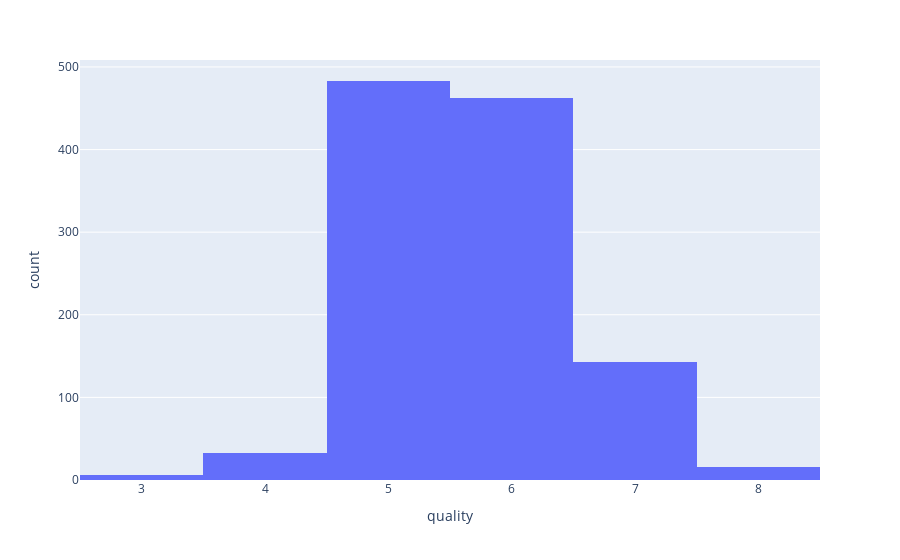

Notebook code for this chart:
### Code cell
fig = px.histogram(df,x='quality')
fig.show()

### Figure 1 — Plotly figure (JSON) as saved in the notebook; plotly's stock layout.template omitted (floating-point values rounded to 4 significant figures; data arrays with more than 128 entries replaced by an {"elided": "..."} marker saying what was removed)
{"data": [{"alignmentgroup": "True", "bingroup": "x", "hovertemplate": "quality=%{x}<br>count=%{y}<extra></extra>", "legendgroup": "", "marker": {"color": "#636efa", "pattern": {"shape": ""}}, "name": "", "offsetgroup": "", "orientation": "v", "showlegend": false, "type": "histogram", "x": {"elided": "1143 int values"}, "xaxis": "x", "yaxis": "y"}], "layout": {"barmode": "relative", "legend": {"tracegroupgap": 0}, "margin": {"t": 60}, "xaxis": {"anchor": "y", "domain": [0, 1], "title": {"text": "quality"}}, "yaxis": {"anchor": "x", "domain": [0, 1], "title": {"text": "count"}}}}
